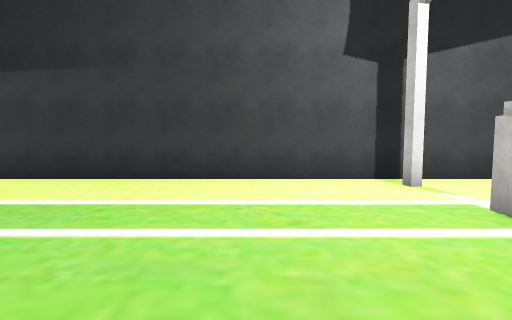
[1] (above)

12 first-person views from a walk through a 3-D level made in the Unity game engine. The camera is 1.5 m above the floor, tilts 4° down and sees 85° across. The floor is counted in squares, 2 m on a side. Each view is taken from the middle of a square. On the plan, view 1 faces up. The plan holds only what a view shows up to about 10 squares ahead; the rest is blank. The player character is not drawn. Some animated figures are not drawn. Some surface patterns are stand-ins.

[2]
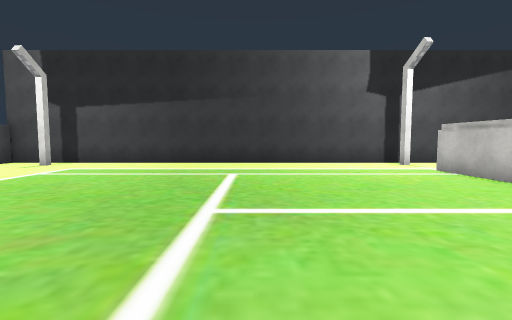

[3]
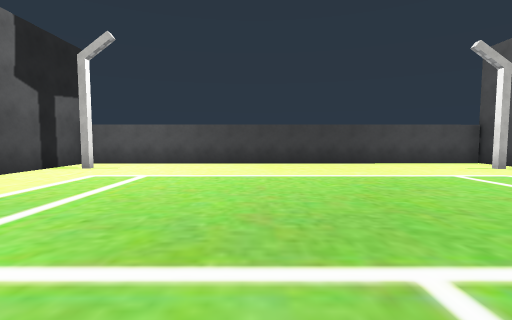

[4]
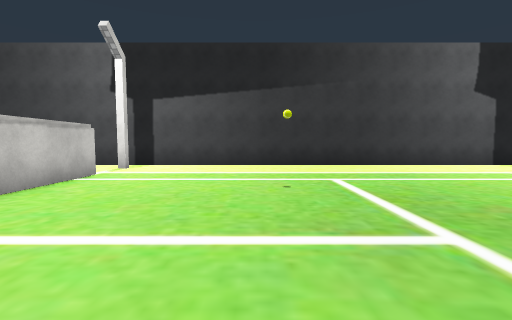

[5]
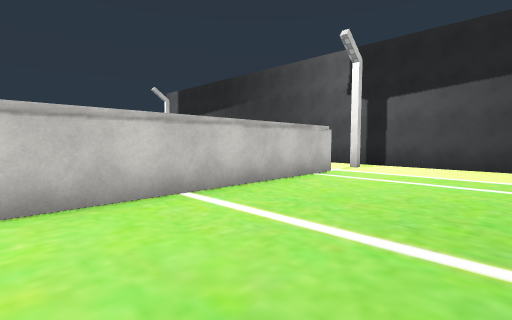

[6]
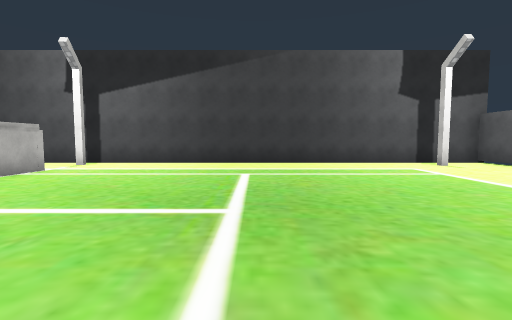

[7]
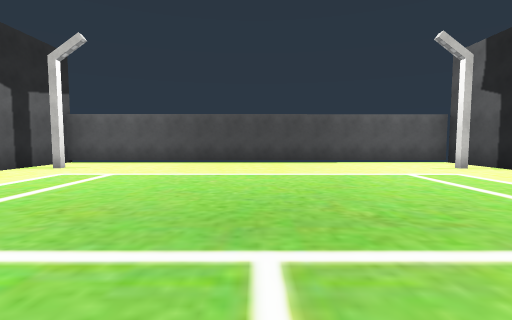

[8]
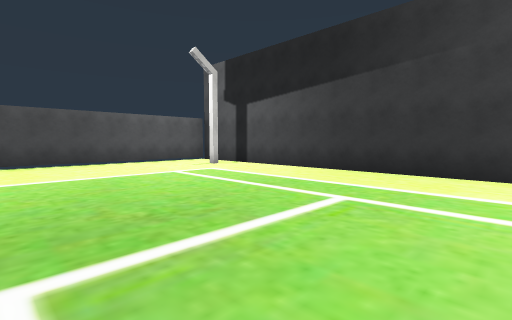

[9]
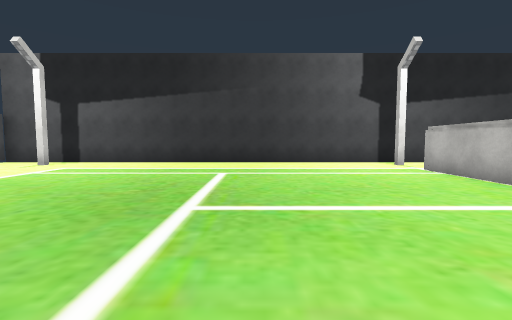

[10]
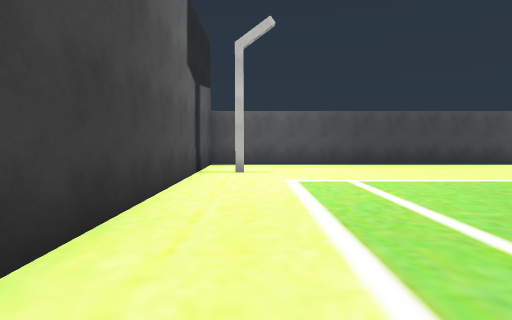

[11]
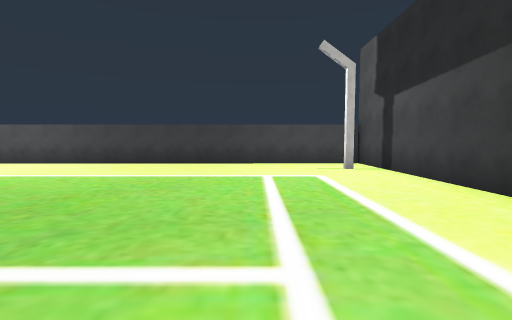

[12]
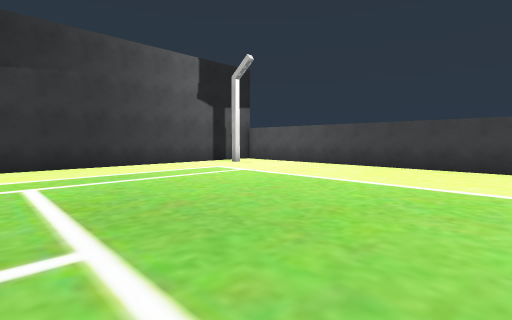

### Floor plan
Ten units are one square. View 1 is at (0, 0); x grows to the right and y downward. Boxes are objects, and circles mark ways between rooms. Rooms are numbered by the first view taken in them; rooms with no view inside come last. Other rooms are left out.
<svg viewBox="-107 -59 268 141">
<path fill="none" stroke="#000" d="M25 51 25 -30M15 -54 -102 -54 -101 74M-101 77 24 77M27 26 27 51M27 -30 27 -16M24 77 156 77 155 -54 15 -54"/>
<circle cx="23" cy="-40" r="3" fill="#2a7"/>
<circle cx="30" cy="65" r="3" fill="#2a7"/>
<text x="-40" y="10">1</text>
<text x="90" y="10">2</text>
</svg>
Room 1 opens to room 2.

Where each view was taken, in squares from view 1:
view 1: 0 up, 0 right, facing up
view 2: 4 down, 2 left, facing up
view 3: 2 down, 1 left, facing left
view 4: 1 up, 1 left, facing down
view 5: 1 up, 1 left, facing down-right
view 6: 4 down, 8 right, facing up
view 7: 1 down, 6 right, facing right
view 8: 1 down, 6 right, facing down-right
view 9: 2 up, 7 right, facing down
view 10: 4 up, 7 right, facing right
view 11: 2 up, 1 left, facing left
view 12: 1 up, 2 left, facing down-left
